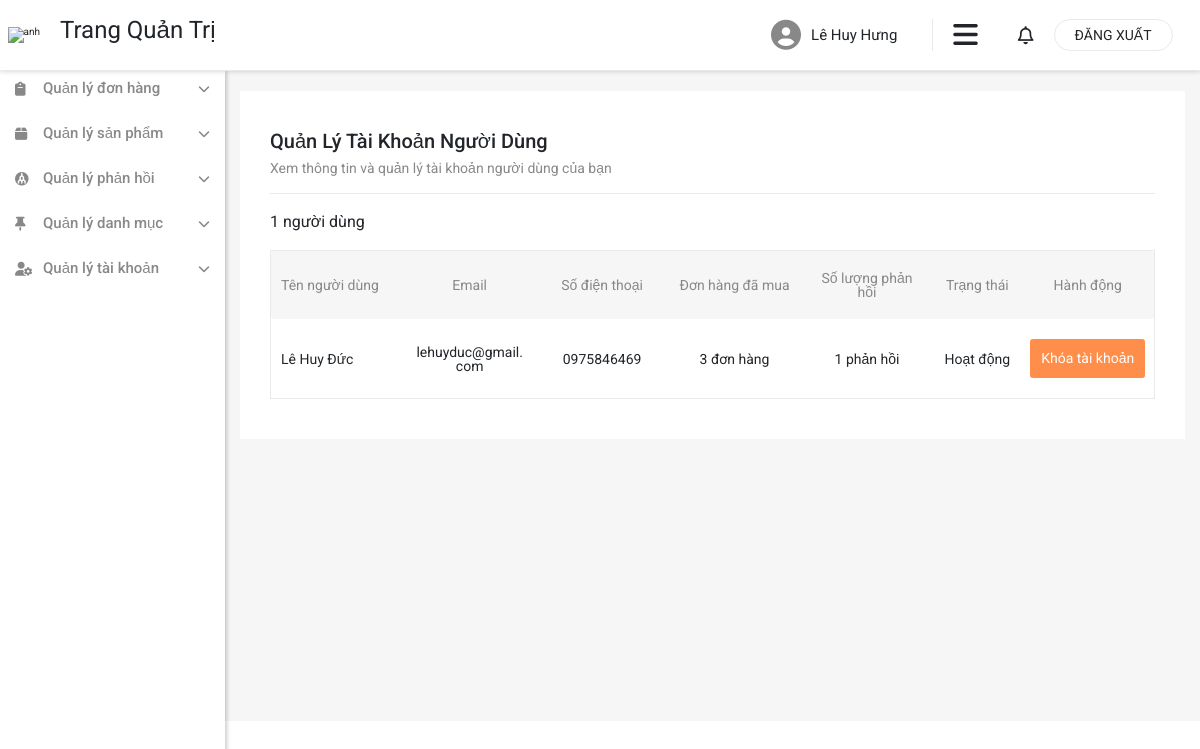
Page /admin/user/accounts.php (signed in) on the committed database.
### tables this page shows
CREATE TABLE `user` (
  `id` int(11) NOT NULL,
  `name` varchar(50) NOT NULL,
  `email` varchar(100) NOT NULL,
  `password` varchar(50) NOT NULL,
  `phone` varchar(20) NOT NULL,
  `role` varchar(20) NOT NULL,
  `disable` int(11) NOT NULL DEFAULT 0
);

### database/dbhelper.php (called while the page is built, shortened)
<?php
function executeResult($sql, $isSingle = false)
{
    $data = null;
    $cont = mysqli_connect(HOST, USERNAME, PASSWORD, DATABASE);
    mysqli_set_charset($cont, "utf8");
    $result = mysqli_query($cont, $sql);
    if ($isSingle) {
        $data = mysqli_fetch_array($result, 1);
    } else {
        $data = [];
        while (($row = mysqli_fetch_array($result, 1)) != null) {
            $data[] = $row;
        }
    }
    return $data;
}

### admin/user/accounts.php (the view, shortened to what this page needs)
<?php
require_once '../../database/dbhelper.php';
$getUsers = "SELECT * FROM user WHERE role != 'admin'";
$users = executeResult($getUsers);
?>
<!DOCTYPE html>
<html lang="en">
<head>
    <link href="https://cdn.jsdelivr.net/npm/bootstrap@5.1.3/dist/css/bootstrap.min.css" rel="stylesheet"
 />
    <link rel="stylesheet" href="https://cdnjs.cloudflare.com/ajax/libs/font-awesome/6.1.1/css/all.min.css"
 />
    <link rel="stylesheet" href="./../../dist/css/style.css" />
</head>
<?php
require_once './../inc/header.php';
?>
<div class="row">
    <div class="col admin__component">
        <div class="profile">
            <div class="profile__header">
                <h2 class="profile__heading">Quản lý tài khoản người dùng</h2>
                <p class="profile__sub-heading">Xem thông tin và quản lý tài khoản người dùng của bạn</p>
            </div>
            <div class="account-product__action">
                <div class="account-product__action__header">
                    <h3><?=count($users)?> người dùng</h3>
                </div>
            </div>
            <div class="account">
                <div class="account__header">
                    <div class="account__name">
                        <p>Tên người dùng</p>
                    </div>
                    <div class="account__email">
                        <p>Email</p>
                    </div>
                    <div class="account__phone">
                        <p>Số điện thoại</p>
                    </div>
                    <div class="account__order">
                        <p>Đơn hàng đã mua</p>
                    </div>
                    <div class="account__feedback">
                        <p>Số lượng phản hồi</p>
                    </div>
                    <div class="account__status">
                        <p>Trạng thái</p>
                    </div>
                    <div class="account__action">
                        <p>Hành động</p>
                    </div>
                </div>
                <div class="account__body">
                    <?php
foreach ($users as $row) {?>
                    <div class="account__item">
                        <div class="account__name">
                            <p><?=$row['name']?></p>
                        </div>
                        <div class="account__email">
                            <p><?=$row['email']?></p>
                        </div>
                        <div class="account__phone">
                            <p><?=$row['phone']?></p>
                        </div>
                        <div class="account__order">
                            <a href="../order/index.php?id=<?=$row['id']?>"><?php
$sql = "SELECT * FROM orders WHERE user_id =" . $row['id'];
    echo count(executeResult($sql));
    ?> đơn hàng</a>
                        </div>
                        <div class="account__feedback">
                            <a href="../feedback/index.php?id=<?=$row['id']?>"><?php
$sql = "SELECT * FROM feedback WHERE user_id =" . $row['id'];
    echo count(executeResult($sql));
    ?> phản hồi</a>
                        </div>
                        <div class="account__status">
                            <p><?=$row['disable'] == 0 ? "Hoạt động" : "Bị khóa"?></p>
                        </div>
                        <div class="account__action account__action--body">
                            <a href="<?=$row['disable'] == 0 ? "./delete_account_process.php?id=" . $row['id'] . "&status=1" : "./delete_account_process.php?id=" . $row['id'] . "&status=0"?>"
                                class="<?=$row['disable'] == 0 ? "delete" : "active"?>">
                                <button
                                    class="btn btn-secondary <?=$row['disable'] == 0 ? "account__action__btn" : "account__action__btn--enable "?> shadow-none">
                                    <?=$row['disable'] == 0 ? "Khóa tài khoản" : "Kích hoạt"?>
                                </button>
                            </a>
                        </div>
                    </div>
                    <?php
}?>
                </div>
            </div>
        </div>
    </div>
</div>
</div>
</div>
</div>
</body>
</html>

### rows in the picture
user: name "Lê Huy Đức", email "lehuyduc@gmail.com", phone "0975846469", count(executeResult($sql)) "3", count(executeResult($sql)) "1", disable "Hoạt động"

### other values in the picture
$user['name'] "Lê Huy Hưng"
count($users) "1"
